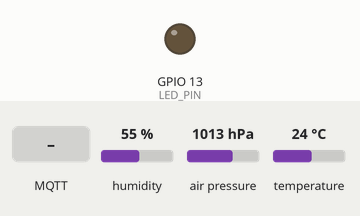
Recording of a sketch running on a simulated ESP32. On the bench: output pins drawn as LEDs (lit = HIGH). Inputs (shaded band) come from the test bench; at power-on: humidity 55 %, air pressure 1013 hPa, temperature 24 °C. WiFi joins after 1.5 s; servers stay silent unless stated; no MQTT or app messages arrive unless stated; what the sketch prints to the serial monitor is not drawn.

Above: at 2.7 s.
2.8 s: MQTT message "1" arrives on the first subscribed topic
At 3.7 s:
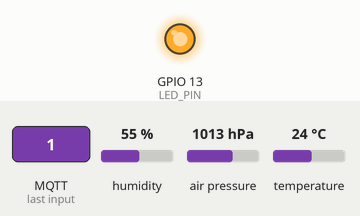
4.3 s: MQTT message "0" arrives on the first subscribed topic
At 4.8 s:
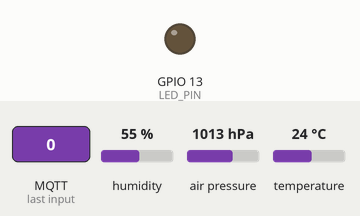
Timing chart, 0 to 7.3 s (numbered marks = the images above; inputs shaded):
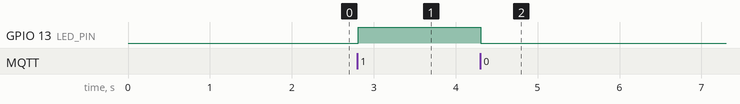

Measured:
- after the input at 2.8 s, GPIO 13 (LED_PIN): LOW → HIGH at once
- after the input at 4.3 s, GPIO 13 (LED_PIN): HIGH → LOW at once

The sketch:

Cloud_ESP32.ino
```cpp
#include "secrets.h"
#include <WiFiClientSecure.h>
#include <MQTTClient.h>
#include <ArduinoJson.h>
#include "WiFi.h"
#include <DHT.h>
#include <TaskScheduler.h>
#include <Wire.h>
#include <Adafruit_BMP280.h>

WiFiClientSecure net = WiFiClientSecure();
MQTTClient client = MQTTClient(256);

#define LED_PIN 13
#define DHTPIN 32
#define DHTTYPE DHT11

DHT dht(DHTPIN, DHTTYPE);
Adafruit_BMP280 bmp; // I2C

void connectAWS()
{
  WiFi.mode(WIFI_STA);
  WiFi.begin(WIFI_SSID, WIFI_PASSWORD);

  Serial.println("Connecting to Wi-Fi");

  while (WiFi.status() != WL_CONNECTED){
    delay(500);
    Serial.print(".");
  }

  // Configure WiFiClientSecure to use the AWS IoT device credentials
  net.setCACert(AWS_CERT_CA);
  net.setCertificate(AWS_CERT_CRT);
  net.setPrivateKey(AWS_CERT_PRIVATE);

  // Connect to the MQTT broker on the AWS endpoint we defined earlier
  client.begin(AWS_IOT_ENDPOINT, 8883, net);

  // Create a message handler
  client.onMessage(messageHandler);

  Serial.print("Connecting to AWS IOT");

  while (!client.connect(THINGNAME)) {
    Serial.print(".");
    delay(100);
  }

  if(!client.connected()){
    Serial.println("AWS IoT Timeout!");
    return;
  }

  // Subscribe to a topic
  client.subscribe(AWS_IOT_SUBSCRIBE_TOPIC);

  Serial.println("AWS IoT Connected!");
}

// We declare the function that we are going to use
void read_dht();

// We create the Scheduler that will be in charge of managing the tasks
Scheduler runner;

// We create the task indicating that it runs every 500 milliseconds, forever, and call the led_blink function
Task readDHT(2000, TASK_FOREVER, &read_dht);

void publishMessage()
{
  StaticJsonDocument<200> doc;
  doc["time"] = millis();
  doc["sensor_a0"] = analogRead(0);
  char jsonBuffer[512];
  serializeJson(doc, jsonBuffer); // print to client

  client.publish(AWS_IOT_PUBLISH_TOPIC, jsonBuffer);
}

void messageHandler(String &topic, String &payload) {

    Serial.println("-------new message from broker-----");
    Serial.print("channel:");
    Serial.println(topic);
    Serial.print("data:");
    Serial.println(payload);
    Serial.println();


    //contol LED
    if(payload == "1"){
      digitalWrite(LED_PIN,1);
      Serial.print("Turning on LED");
    }
    else if(payload == "0"){
      digitalWrite(LED_PIN,0);
      Serial.print("Turning off LED");
    }

    Serial.println();
}

void setup() {
  Serial.begin(115200);
  connectAWS();

  if (!bmp.begin(0x76)) {
    Serial.println(F("Could not find a valid BMP280 sensor, check wiring!"));
    while (1);
  }

  pinMode (LED_PIN, OUTPUT);

  dht.begin();

  // We add the task to the task scheduler
  runner.addTask(readDHT);

  // We activate the task
  readDHT.enable();
}

void loop() {
  client.loop();
  runner.execute();
  delay(10);
}

void read_dht(){

  float h = dht.readHumidity();
  float t = dht.readTemperature();
  float p = bmp.readPressure();
  float a = bmp.readAltitude(1027);

   StaticJsonDocument<200> doc;
   doc["device_id"] = THINGNAME;

  if (isnan(h) || isnan(t) || isnan(p) || isnan(a)) {
    Serial.println(F("Failed to read from DHT sensor!"));

    doc["temperature"] = "0";
    doc["humidity"] = "0";
    doc["pressure"] = "0";
    doc["altitude"] = "0";

  }
  else{

    doc["temperature"] = String(t);
    doc["humidity"] = String(h);
    doc["pressure"] = String(p);
    doc["altitude"] = String(a);
  }
  char jsonBuffer[512];
  serializeJson(doc, jsonBuffer); // print to client

  client.publish(AWS_IOT_PUBLISH_TOPIC, jsonBuffer);
}
```

secrets_example.h
```cpp
#include <pgmspace.h>

#define SECRET
#define THINGNAME ""

#define AWS_IOT_PUBLISH_TOPIC   ""
#define AWS_IOT_SUBSCRIBE_TOPIC ""

const char WIFI_SSID[] = "";
const char WIFI_PASSWORD[] = "";
const char AWS_IOT_ENDPOINT[] = "xxxxx.amazonaws.com";

// Amazon Root CA 1
static const char AWS_CERT_CA[] PROGMEM = R"EOF(
-----BEGIN CERTIFICATE-----
-----END CERTIFICATE-----
)EOF";

// Device Certificate
static const char AWS_CERT_CRT[] PROGMEM = R"KEY(
-----BEGIN CERTIFICATE-----
-----END CERTIFICATE-----
)KEY";

// Device Private Key
static const char AWS_CERT_PRIVATE[] PROGMEM = R"KEY(
-----BEGIN RSA PRIVATE KEY-----
-----END RSA PRIVATE KEY-----
)KEY";
```
